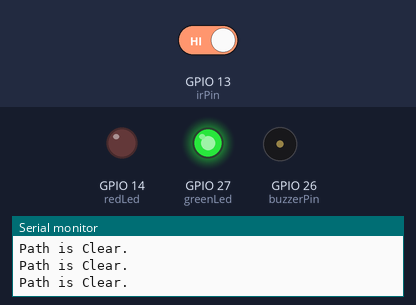
A sketch run on a simulated ESP32. On the bench: output pins drawn as LEDs (lit = HIGH), buzzer (waves = sounding), the last lines printed to the serial monitor. The inputs (shaded band) are chosen by the test bench; at power-on: GPIO 13 (irPin) HIGH.

Above: at 1.2 s.
1.3 s: GPIO 13 (irPin) driven LOW
At 1.65 s:
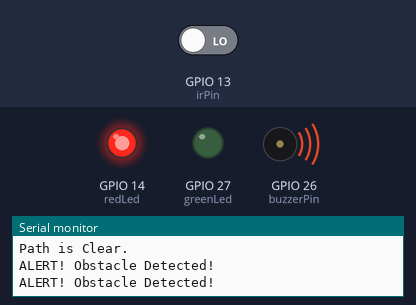
4.3 s: GPIO 13 (irPin) driven HIGH
At 5.1 s:
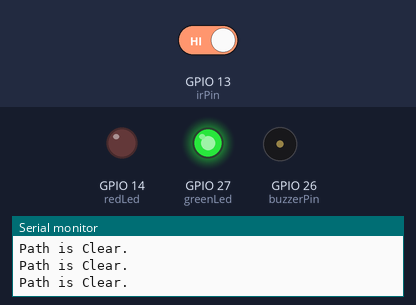
Timing chart, 0 to 7.3 s (numbered marks = the images above; inputs shaded):
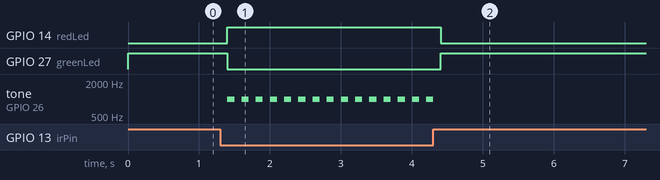

Measured:
- after the input at 1.3 s, GPIO 14 (redLed): LOW → HIGH after 0.10 s; GPIO 27 (greenLed): HIGH → LOW after 0.10 s; tone on GPIO 26 (buzzerPin): alternates 1000 Hz for 0.10 s and silent for 0.10 s, starting after 0.10 s
- after the input at 4.3 s, GPIO 14 (redLed): HIGH → LOW after 0.10 s; GPIO 27 (greenLed): LOW → HIGH after 0.10 s; tone on GPIO 26 (buzzerPin): goes on until 4.3 s, then stays silent

The sketch:

code.ino
```cpp
// Define the ESP32 pin connections
const int irPin = 13;       // IR Sensor OUT pin connected to GPIO 13
const int redLed = 14;      // Red LED connected to GPIO 14
const int greenLed = 27;    // Green LED connected to GPIO 27
const int buzzerPin = 26;   // 3-Leg Buzzer Signal (S) pin connected to GPIO 26

void setup() {
  // Start the Serial Monitor to see the output on the computer
  Serial.begin(115200);

  // Configure the pins as INPUT or OUTPUT
  pinMode(irPin, INPUT);
  pinMode(redLed, OUTPUT);
  pinMode(greenLed, OUTPUT);
  pinMode(buzzerPin, OUTPUT); // Configure the buzzer signal pin as OUTPUT

  // Initial State: Turn everything off
  digitalWrite(redLed, LOW);
  digitalWrite(greenLed, LOW);
  noTone(buzzerPin);          // Ensure the 3-leg buzzer is quiet at startup

  Serial.println("SafeZone System Started!");
}

void loop() {
  // Read the state from the IR Sensor
  // Most IR sensors output LOW (0) when an obstacle is detected
  int sensorState = digitalRead(irPin);

  if (sensorState == LOW) {
    // OBSTACLE DETECTED
    Serial.println("ALERT! Obstacle Detected!");

    digitalWrite(greenLed, LOW);  // Turn OFF Green LED
    digitalWrite(redLed, HIGH);   // Turn ON Red LED

    // Generate a beeping sound using tone()
    // Works perfectly for both Active and Passive 3-leg modules
    tone(buzzerPin, 1000);        // Send 1000Hz sound frequency to the buzzer
    delay(100);                   // Keep the sound ON for 0.1 seconds
    noTone(buzzerPin);            // Turn the sound OFF
    delay(100);                   // Keep it silent for 0.1 seconds to create the beep effect

  } else {
    // NO OBSTACLE
    Serial.println("Path is Clear.");

    digitalWrite(redLed, LOW);    // Turn OFF Red LED
    noTone(buzzerPin);            // Ensure the buzzer remains completely OFF
    digitalWrite(greenLed, HIGH); // Turn ON Green LED

    delay(200); // Small delay to stabilize readings
  }
}
```
